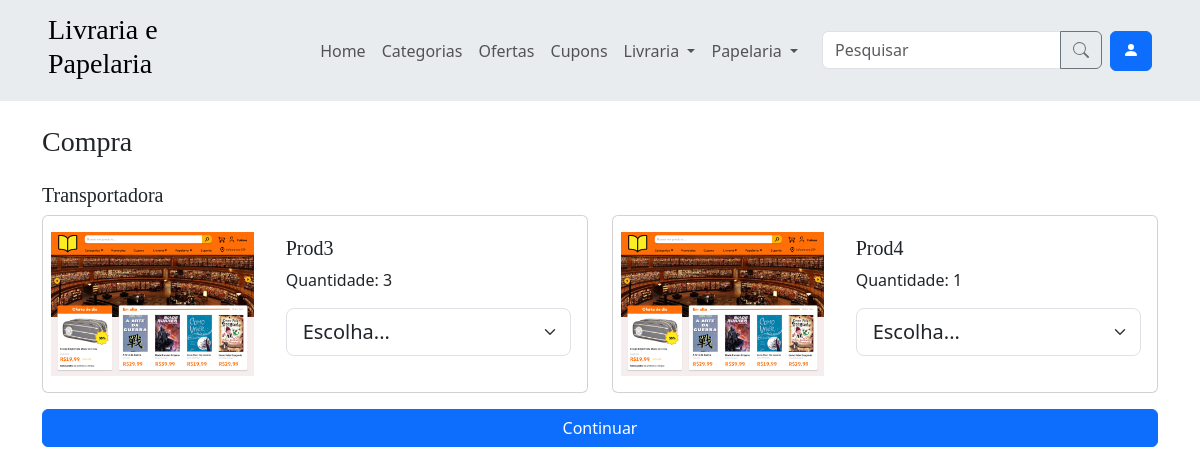
The page /compra/transportadoras/21 (signed in) on the database its author committed.
### app/models.py (models this page shows, shortened)
class CompraProduto(models.Model):
    compra = models.ForeignKey(Compra, on_delete=models.CASCADE)
    produto = models.ForeignKey(Produto, on_delete=models.CASCADE)
    quantidade = models.PositiveIntegerField()
    class Meta:
        unique_together = ('compra', 'produto')
        verbose_name = verbose_name_plural = 'CompraProduto'

class Produto(models.Model):
    nome = models.CharField(max_length=50)
    preco = models.DecimalField(max_digits=10, decimal_places=2)
    descricao = models.TextField(null=True, blank=True)
    is_ativo = models.BooleanField(default=True)
    class Meta:
        verbose_name = verbose_name_plural = 'Produto'

### app/views_compra.py (the view, shortened to what this page needs)
# urls.py: path('compra/transportadoras/<int:id_compra>', views_compra.compra_transportadoras, name='compra_transportadoras'),
@login_required
@user_passes_test(usuario_comum)
def compra_transportadoras(request, id_compra):
    compra = get_object_or_404(Compra, id=id_compra)
    compra_produtos = CompraProduto.objects.filter(compra=compra)
    transportadoras = Transportadora.objects.all()
    return render(request, 'compra_transportadoras.html', {'compra_produtos': compra_produtos, 'transportadoras': transportadoras})

### app/context_processors.py (called while the page is built)
def categorias_processor(request):
    categorias = Categoria.objects.all()
    categorias_livraria = categorias.filter(tipo='LIVRARIA')
    categorias_papelaria = categorias.filter(tipo='PAPELARIA')
    categorias = categorias[:10]
    return {
        'categorias': categorias,
        'categorias_livraria': categorias_livraria,
        'categorias_papelaria': categorias_papelaria
    }

### app/views_compra.py (called while the page is built)
def usuario_comum(user):
    return not user.is_staff

### app/templates/compra_transportadoras.html (shortened to what this page needs)
{% extends 'components/base.html' %}
{% block content %}
    {% include 'components/content_title.html' with title='Compra' %}
    <h5>Transportadora</h5>
    <form method="post">
        <div class="row row-cols-1 row-cols-lg-2">
            {% for compra_produto in compra_produtos %}
                <div class="col">
                    <div class="card mb-3 w-100 text-decoration-none">
                        <div class="row g-0 align-items-center">
                            <div class="col-md-5 p-3 ps-md-2">
                            {% load static %}
                                <img src="{% static 'img/teste.png' %}" class="img-fluid" alt="...">
                            </div>
                            <div class="col-md-7">
                                <div class="card-body">
                                    <h5 class="card-title mb-2">{{ compra_produto.produto.nome }}</h5>
                                    <p>Quantidade: {{ compra_produto.quantidade }}</p>
                                    <select required name="Transportadora{{compra_produto.id}}" class="form-select form-select-lg mb-3" aria-label="Large select example">
                                        <option selected value="">Escolha...</option>
                                    </select>
                                </div>
                            </div>
                        </div>
                    </div>
                </div>
            {% endfor %}
        </div>
        <button type="submit" class="btn btn-primary w-100">Continuar</button>
    </form>
{% endblock %}

### app/templates/components/base.html (style rules this page uses)
h1, h2, h3, h4, h5, h6 { font-family: "Playfair Display", Georgia, "Times New Roman", serif; }

### rows shown on the page
CompraProduto: produto.nome "Prod3", quantidade "3"
CompraProduto: produto.nome "Prod4", quantidade "1"

### other values the page prints
{{ title }} "Compra"
